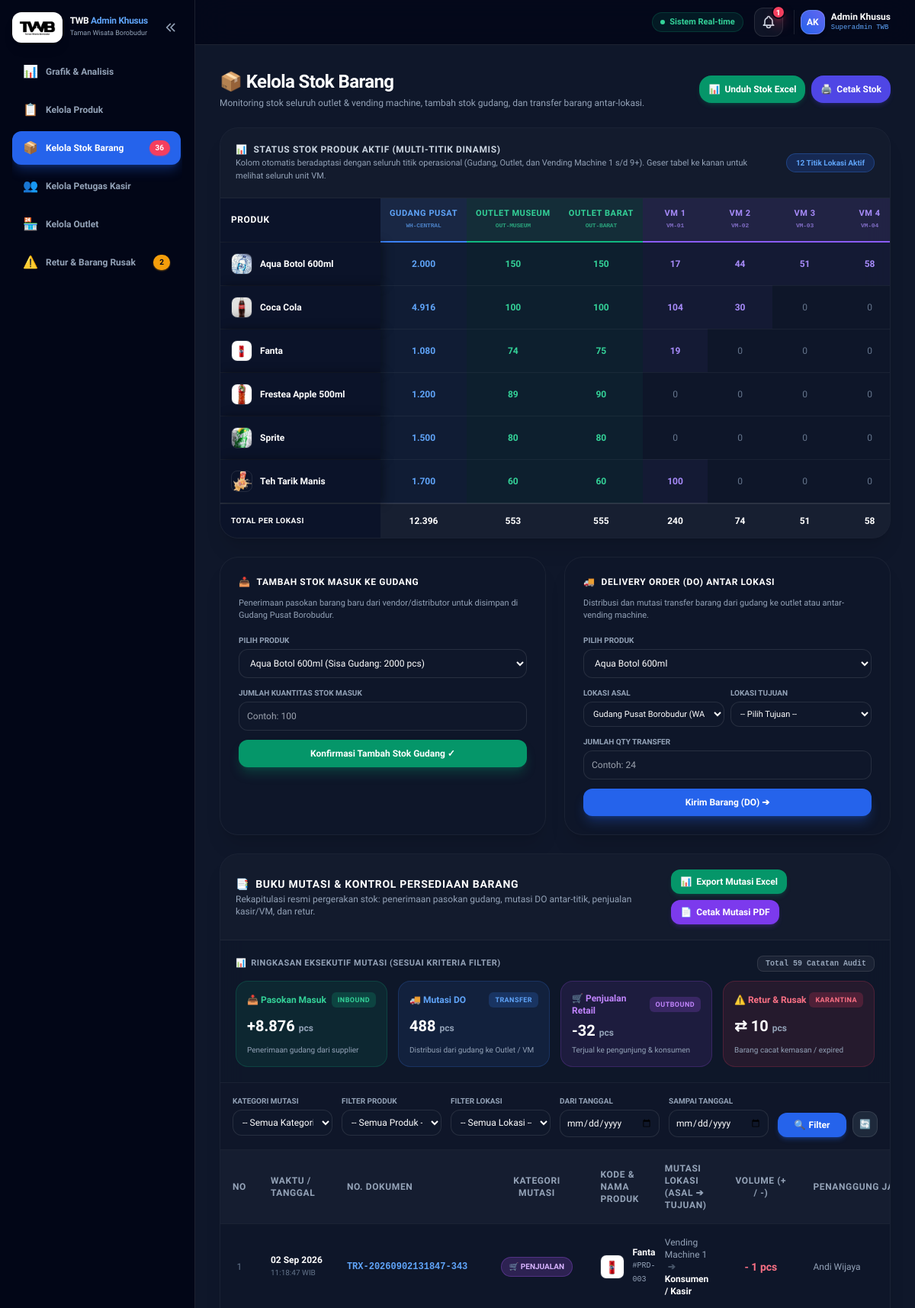
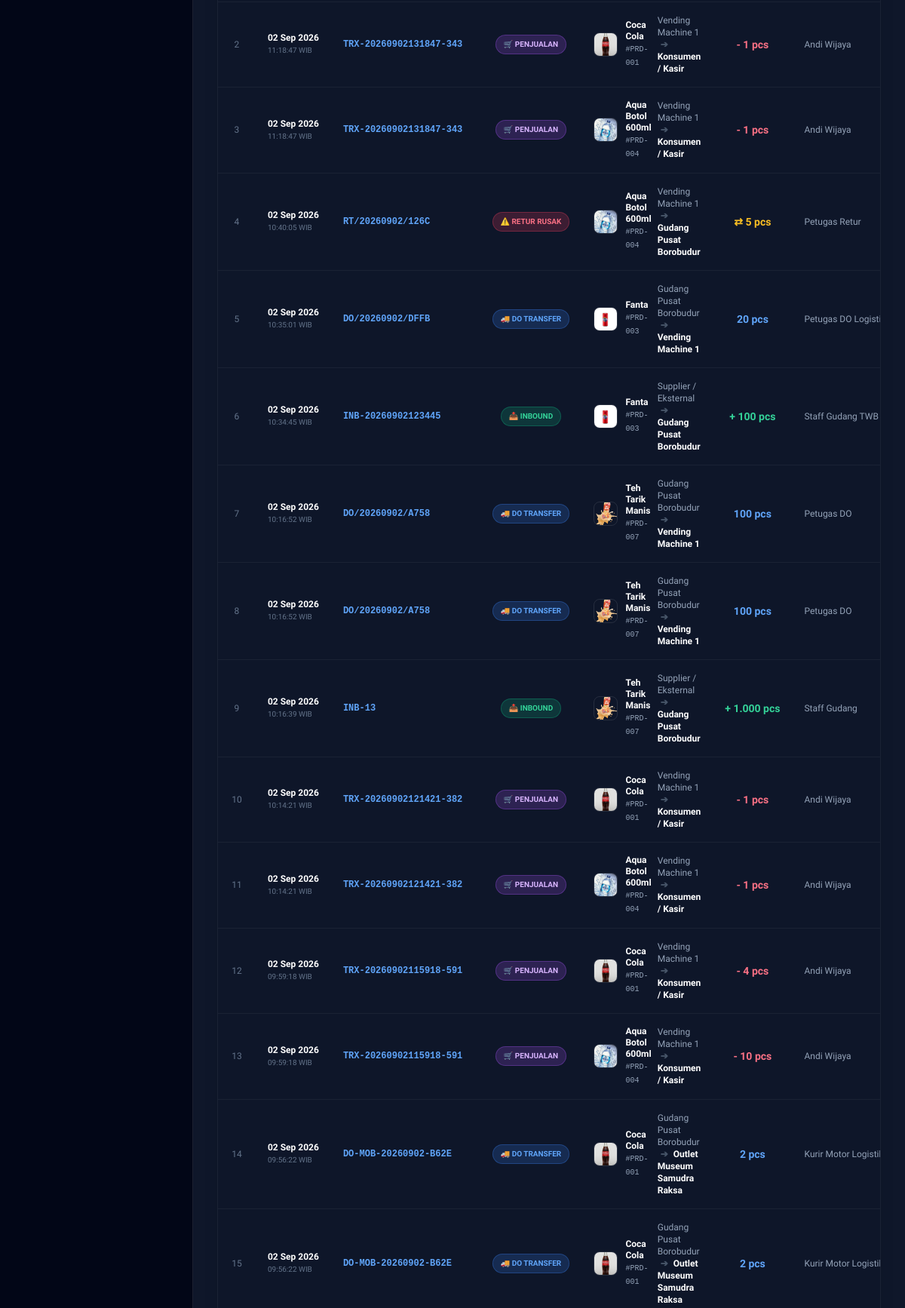
Screenshot of /dashboard.php?page=stok (signed in, upper part) with the database file from the repository (2 pictures, top to bottom).
### tables this page shows
CREATE TABLE `locations` (
  `id` int(11) NOT NULL AUTO_INCREMENT,
  `code` varchar(50) NOT NULL,
  `name` varchar(150) NOT NULL,
  `type` enum('warehouse','pos','vm','outlet') NOT NULL,
  `parent_id` int(11) DEFAULT NULL,
  `address` text DEFAULT NULL,
  `status` enum('active','inactive','maintenance') NOT NULL DEFAULT 'active',
  `notes` text DEFAULT NULL,
  `created_at` timestamp NOT NULL DEFAULT current_timestamp(),
  `updated_at` timestamp NOT NULL DEFAULT current_timestamp() ON UPDATE current_timestamp(),
  PRIMARY KEY (`id`),
  UNIQUE KEY `idx_locations_code` (`code`),
  KEY `idx_locations_parent` (`parent_id`),
  CONSTRAINT `fk_locations_parent` FOREIGN KEY (`parent_id`) REFERENCES `locations` (`id`) ON DELETE SET NULL
);

CREATE TABLE `produk` (
  `id` int(11) NOT NULL AUTO_INCREMENT,
  `nama` varchar(100) NOT NULL,
  `harga` int(11) NOT NULL,
  `stok_pos_a` int(11) DEFAULT 0,
  `stok_pos_b` int(11) DEFAULT 0,
  `custom_type` varchar(50) NOT NULL DEFAULT 'opsi-suhu',
  `is_all_outlets` tinyint(1) NOT NULL DEFAULT 1 COMMENT '1 = Semua Outlet, 0 = Khusus Outlet Tertentu (Day 8)',
  `gambar` varchar(255) DEFAULT NULL,
  `stok_gudang` int(11) DEFAULT 0,
  PRIMARY KEY (`id`),
  UNIQUE KEY `idx_produk_nama` (`nama`)
);

CREATE TABLE `stock_mutations` (
  `id` int(11) NOT NULL AUTO_INCREMENT,
  `product_id` int(11) NOT NULL,
  `source_location_id` int(11) DEFAULT NULL,
  `destination_location_id` int(11) DEFAULT NULL,
  `quantity` int(11) NOT NULL,
  `mutation_type` enum('inbound','outbound','transfer_do','sale','return','adjustment') NOT NULL,
  `reference_type` varchar(50) DEFAULT NULL,
  `reference_id` varchar(50) DEFAULT NULL,
  `notes` varchar(255) DEFAULT NULL,
  `created_by` varchar(100) DEFAULT 'system',
  `created_at` timestamp NOT NULL DEFAULT current_timestamp(),
  PRIMARY KEY (`id`),
  KEY `idx_sm_product` (`product_id`),
  KEY `idx_sm_source` (`source_location_id`),
  KEY `idx_sm_dest` (`destination_location_id`),
  CONSTRAINT `fk_sm_product` FOREIGN KEY (`product_id`) REFERENCES `produk` (`id`)
);

### views/dashboard/stok.php (the view, shortened to what the rows shown need)
<?php
$dynamic_locations = [];
$res_locs = $conn->query("
    SELECT id, code, name, type
    FROM `locations`
    WHERE `status` = 'active'
    ORDER BY (type = 'warehouse') DESC, (type = 'outlet') DESC, (type = 'vm') DESC, id ASC
");
while ($l = $res_locs->fetch_assoc()) {
    $dynamic_locations[] = $l;
}
$all_prods_list = [];
$res_prods_all = $conn->query("SELECT id, nama, gambar, harga FROM `produk` ORDER BY nama ASC");
while ($p = $res_prods_all->fetch_assoc()) {
    $all_prods_list[] = $p;
}
$stock_matrix = [];
$res_matrix = $conn->query("SELECT product_id, location_id, quantity FROM `stok_lokasi`");
while ($row = $res_matrix->fetch_assoc()) {
    $stock_matrix[$row['product_id']][$row['location_id']] = intval($row['quantity']);
}
$where_mutasi = ["1=1"];
$where_mutasi_sql = implode(" AND ", $where_mutasi);
$sql_mutasi = "
    SELECT sm.*,
           p.nama AS nama_produk, p.gambar AS gambar_produk,
           COALESCE(ls.name, 'Supplier / Eksternal') AS nama_asal,
           COALESCE(ls.code, 'EXT') AS kode_asal,
           COALESCE(ld.name, 'Konsumen / Kasir') AS nama_tujuan,
           COALESCE(ld.code, 'CS') AS kode_tujuan
    FROM `stock_mutations` sm
    JOIN `produk` p ON sm.product_id = p.id
    LEFT JOIN `locations` ls ON sm.source_location_id = ls.id
    LEFT JOIN `locations` ld ON sm.destination_location_id = ld.id
    WHERE $where_mutasi_sql
    ORDER BY sm.created_at DESC, sm.id DESC
    LIMIT 100
";
$res_mutasi = $conn->query($sql_mutasi);
?>
<div class="space-y-6">
    <div class="flex flex-col md:flex-row md:items-center justify-between gap-4">
        <div>
            <h2 class="text-2xl font-black text-white tracking-tight">📦 Kelola Stok Barang</h2>
        </div>
    </div>
    <div class="glass-card-dark rounded-3xl border border-white/5 overflow-hidden shadow-xl flex flex-col">
        <div class="overflow-x-auto custom-scroll flex-1">
            <table class="w-full text-left text-xs border-collapse">
                <thead>
                    <tr class="bg-white/[0.03] text-slate-400 font-bold uppercase tracking-wider border-b border-white/5">
                        <th class="p-3.5 sticky-col-header min-w-[210px]">
                            <span class="text-white text-xs">Produk</span>
                        </th>
                        <?php foreach($dynamic_locations as $loc): ?>
                            <?php
                                $loc_type = $loc['type'];
                                $th_style = match($loc_type) {
                                    'warehouse' => 'text-blue-400 bg-blue-500/10 border-b-2 border-blue-500',
                                    'outlet'    => 'text-emerald-400 bg-emerald-500/10 border-b-2 border-emerald-500',
                                    'vm'        => 'text-violet-400 bg-violet-500/10 border-b-2 border-violet-500',
                                    default     => 'text-slate-300 bg-slate-500/10'
                                };
                                $short_name = $loc['name'];
                                if (preg_match('/Vending Machine (\d+)/i', $loc['name'], $m_name)) {
                                    $short_name = 'VM ' . $m_name[1];
                                } elseif ($loc['type'] === 'warehouse') {
                                    $short_name = 'Gudang Pusat';
                                } elseif (stripos($loc['name'], 'Museum') !== false) {
                                    $short_name = 'Outlet Museum';
                                } elseif (stripos($loc['name'], 'Barat') !== false) {
                                    $short_name = 'Outlet Barat';
                                }
                            ?>
                            <th class="p-3 text-center whitespace-nowrap min-w-[85px] <?= $th_style ?>" title="<?= htmlspecialchars($loc['name']) ?> (<?= htmlspecialchars($loc['code']) ?>)">
                                <span class="block text-[11px] font-extrabold"><?= htmlspecialchars($short_name) ?></span>
                                <span class="block text-[8px] opacity-70 tracking-tight font-mono"><?= htmlspecialchars($loc['code']) ?></span>
                            </th>
                        <?php endforeach; ?>
                    </tr>
                </thead>
                <tbody class="divide-y divide-white/5 font-medium text-slate-300">
                    <?php
                    $col_totals = array_fill_keys(array_column($dynamic_locations, 'id'), 0);
                    foreach($all_prods_list as $p):
                        $img_src = !empty($p['gambar']) && file_exists('uploads/' . $p['gambar']) ? 'uploads/' . $p['gambar'] : 'https://placehold.co/100x100?text=No+Image';
                    ?>
                    <tr class="hover:bg-white/[0.02] transition border-b border-white/5">
                        <td class="p-3.5 sticky-col-cell flex items-center gap-2.5">
                            <img src="<?= $img_src ?>" class="w-7 h-7 object-cover rounded-lg border border-white/10 shrink-0">
                            <span class="font-bold text-white text-xs whitespace-nowrap"><?= htmlspecialchars($p['nama']) ?></span>
                        </td>
                        <?php foreach($dynamic_locations as $loc):
                            $qty = $stock_matrix[$p['id']][$loc['id']] ?? 0;
                            $col_totals[$loc['id']] += $qty;
                            $color_class = 'text-slate-500';
                            if ($qty > 0) {
                                $color_class = match($loc['type']) {
                                    'warehouse' => 'text-blue-400 font-extrabold bg-blue-500/5',
                                    'outlet'    => 'text-emerald-400 font-extrabold bg-emerald-500/5',
                                    'vm'        => 'text-violet-400 font-extrabold bg-violet-500/5',
                                    default     => 'text-white font-bold'
                                };
                            }
                        ?>
                        <td class="p-3 text-center text-xs <?= $color_class ?>">
                            <?= number_format($qty, 0, ',', '.') ?>
                        </td>
                        <?php endforeach; ?>
                    </tr>
                    <?php endforeach; ?>
                </tbody>
                <tfoot>
                    <tr class="bg-white/[0.04] border-t-2 border-white/10 font-bold text-xs">
                        <td class="p-3.5 sticky-col-cell text-white uppercase text-[10px] tracking-wider">
                            TOTAL PER LOKASI
                        </td>
                        <?php foreach($dynamic_locations as $loc): ?>
                            <td class="p-3 text-center text-xs font-black text-white">
                                <?= number_format($col_totals[$loc['id']] ?? 0, 0, ',', '.') ?>
                            </td>
                        <?php endforeach; ?>
                    </tr>
                </tfoot>
            </table>
        </div>
    </div>
    <div class="glass-card-dark rounded-3xl border border-white/5 overflow-hidden shadow-xl">
        <div class="overflow-x-auto">
            <table class="w-full text-left text-xs">
                <thead>
                    <tr class="bg-white/[0.03] text-slate-400 font-bold uppercase tracking-wider border-b border-white/5">
                        <th class="p-4 w-12 text-center">No</th>
                        <th class="p-4">Waktu / Tanggal</th>
                        <th class="p-4">No. Dokumen</th>
                        <th class="p-4 text-center">Kategori Mutasi</th>
                        <th class="p-4">Kode & Nama Produk</th>
                        <th class="p-4">Mutasi Lokasi (Asal ➔ Tujuan)</th>
                        <th class="p-4 text-center">Volume (+ / -)</th>
                        <th class="p-4">Penanggung Jawab</th>
                    </tr>
                </thead>
                <tbody class="divide-y divide-white/5 font-medium text-slate-300">
                    <?php
                    if ($res_mutasi && $res_mutasi->num_rows > 0):
                        $no_m = 1;
                        while($m = $res_mutasi->fetch_assoc()):
                            $m_type = $m['mutation_type'] ?? '';
                            $badge_class = match($m_type) {
                                'inbound'     => 'bg-emerald-500/20 text-emerald-400 border border-emerald-500/30',
                                'transfer_do' => 'bg-blue-500/20 text-blue-400 border border-blue-500/30',
                                'sale'        => 'bg-purple-500/20 text-purple-300 border border-purple-500/30',
                                'return'      => 'bg-rose-500/20 text-rose-400 border border-rose-500/30',
                                'adjustment'  => 'bg-amber-500/20 text-amber-400 border border-amber-500/30',
                                default       => 'bg-slate-700/50 text-slate-300 border border-slate-600'
                            };
                            $badge_text = match($m_type) {
                                'inbound'     => '📥 INBOUND',
                                'transfer_do' => '🚚 DO TRANSFER',
                                'sale'        => '🛒 PENJUALAN',
                                'return'      => '⚠️ RETUR RUSAK',
                                'adjustment'  => '⚖️ ADJUSTMENT',
                                default       => strtoupper($m_type)
                            };
                            $qty_sign = match($m_type) {
                                'inbound' => '+',
                                'sale'    => '-',
                                'return'  => '⇄',
                                default   => ''
                            };
                            $qty_class = match($m_type) {
                                'inbound' => 'text-emerald-400 font-extrabold',
                                'sale'    => 'text-rose-400 font-extrabold',
                                'return'  => 'text-amber-400 font-extrabold',
                                default   => 'text-blue-400 font-extrabold'
                            };
                            $img_m = !empty($m['gambar_produk']) && file_exists('uploads/' . $m['gambar_produk']) ? 'uploads/' . $m['gambar_produk'] : 'https://placehold.co/80x80?text=Produk';
                    ?>
                    <tr class="hover:bg-white/[0.02] transition">
                        <td class="p-4 text-center text-slate-500"><?= $no_m++ ?></td>
                        <td class="p-4 text-slate-400 whitespace-nowrap">
                            <span class="font-bold text-white"><?= date('d M Y', strtotime($m['created_at'])) ?></span><br>
                            <span class="text-[10px] text-slate-500"><?= date('H:i:s', strtotime($m['created_at'])) ?> WIB</span>
                        </td>
                        <td class="p-4 font-mono font-bold text-blue-400 whitespace-nowrap">
                            <?= htmlspecialchars($m['reference_id'] ?? '-') ?>
                        </td>
                        <td class="p-4 text-center whitespace-nowrap">
                            <span class="<?= $badge_class ?> px-2.5 py-1 rounded-full text-[10px] font-bold uppercase inline-block">
                                <?= $badge_text ?>
                            </span>
                        </td>
                        <td class="p-4">
                            <div class="flex items-center gap-2.5">
                                <img src="<?= $img_m ?>" class="w-8 h-8 object-cover rounded-lg border border-white/10 shrink-0">
                                <div>
                                    <span class="font-bold text-white block leading-tight"><?= htmlspecialchars($m['nama_produk']) ?></span>
                                    <span class="text-[10px] font-mono text-slate-400">#PRD-<?= str_pad($m['product_id'], 3, '0', STR_PAD_LEFT) ?></span>
                                </div>
                            </div>
                        </td>
                        <td class="p-4 text-slate-300">
                            <span class="text-slate-400"><?= htmlspecialchars($m['nama_asal']) ?></span>
                            <span class="text-slate-600 font-bold mx-1">➔</span>
                            <span class="text-white font-bold"><?= htmlspecialchars($m['nama_tujuan']) ?></span>
                        </td>
                        <td class="p-4 text-center whitespace-nowrap">
                            <span class="<?= $qty_class ?> text-sm">
                                <?= $qty_sign ?> <?= number_format($m['quantity'], 0, ',', '.') ?> pcs
                            </span>
                        </td>
                        <td class="p-4 text-slate-400 whitespace-nowrap">
                            <?= htmlspecialchars($m['created_by'] ?? 'System') ?>
                        </td>
                    </tr>
                    <?php endwhile; endif; ?>
                </tbody>
            </table>
        </div>
    </div>
</div>

### rows the page displays
locations: short_name "GUDANG PUSAT", code "WH-CENTRAL", id "12.396"
locations: short_name "OUTLET MUSEUM", code "OUT-MUSEUM", id "553"
locations: short_name "OUTLET BARAT", code "OUT-BARAT", id "555"
locations: short_name "VM 1", code "VM-01", id "240"
locations: short_name "VM 2", code "VM-02", id "74"
locations: short_name "VM 3", code "VM-03", id "51"
locations: short_name "VM 4", code "VM-04", id "58"
produk: gambar (picture), nama "Aqua Botol 600ml", id "2.000", id "150", id "17", id "44", id "51", id "58"
produk: gambar (picture), nama "Coca Cola", id "4.916", id "100", id "104", id "30", id "0"
produk: gambar (picture), nama "Fanta", id "1.080", id "74", id "75", id "19", id "0"
produk: gambar (picture), nama "Frestea Apple 500ml", id "1.200", id "89", id "90", id "0"
produk: gambar (picture), nama "Sprite", id "1.500", id "80", id "0"
produk: gambar (picture), nama "Teh Tarik Manis", id "1.700", id "60", id "100", id "0"
stock_mutations: created_at "02 Sep 2026", created_at "11:18:47", reference "TRX-20260902131847-343", mutation_type "🛒 PENJUALAN", product.gambar (picture), product.nama "Fanta", product "003", nama_asal "Vending Machine 1", nama_tujuan "Konsumen / Kasir", mutation_type "-", quantity "1", created_by "Andi Wijaya"
stock_mutations: created_at "02 Sep 2026", created_at "11:18:47", reference "TRX-20260902131847-343", mutation_type "🛒 PENJUALAN", product.gambar (picture), product.nama "Coca Cola", product "001", nama_asal "Vending Machine 1", nama_tujuan "Konsumen / Kasir", mutation_type "-", quantity "1", created_by "Andi Wijaya"
stock_mutations: created_at "02 Sep 2026", created_at "11:18:47", reference "TRX-20260902131847-343", mutation_type "🛒 PENJUALAN", product.gambar (picture), product.nama "Aqua Botol 600ml", product "004", nama_asal "Vending Machine 1", nama_tujuan "Konsumen / Kasir", mutation_type "-", quantity "1", created_by "Andi Wijaya"
stock_mutations: created_at "02 Sep 2026", created_at "10:40:05", reference "RT/20260902/126C", mutation_type "⚠️ RETUR RUSAK", product.gambar (picture), product.nama "Aqua Botol 600ml", product "004", nama_asal "Vending Machine 1", nama_tujuan "Gudang Pusat Borobudur", mutation_type "⇄", quantity "5", created_by "Petugas Retur"
stock_mutations: created_at "02 Sep 2026", created_at "10:35:01", reference "DO/20260902/DFFB", mutation_type "🚚 DO TRANSFER", product.gambar (picture), product.nama "Fanta", product "003", nama_asal "Gudang Pusat Borobudur", nama_tujuan "Vending Machine 1", quantity "20", created_by "Petugas DO…"
stock_mutations: created_at "02 Sep 2026", created_at "10:34:45", reference "INB-20260902123445", mutation_type "📥 INBOUND", product.gambar (picture), product.nama "Fanta", product "003", nama_asal "Supplier / Eksternal", nama_tujuan "Gudang Pusat Borobudur", mutation_type "+", quantity "100", created_by "Staff Gudang TWB"
stock_mutations: created_at "02 Sep 2026", created_at "10:16:52", reference "DO/20260902/A758", mutation_type "🚚 DO TRANSFER", product.gambar (picture), product.nama "Teh Tarik Manis", product "007", nama_asal "Gudang Pusat Borobudur", nama_tujuan "Vending Machine 1", quantity "100", created_by "Petugas DO"
stock_mutations: created_at "02 Sep 2026", created_at "10:16:52", reference "DO/20260902/A758", mutation_type "🚚 DO TRANSFER", product.gambar (picture), product.nama "Teh Tarik Manis", product "007", nama_asal "Gudang Pusat Borobudur", nama_tujuan "Vending Machine 1", quantity "100", created_by "Petugas DO"
stock_mutations: created_at "02 Sep 2026", created_at "10:16:39", reference "INB-13", mutation_type "📥 INBOUND", product.gambar (picture), product.nama "Teh Tarik Manis", product "007", nama_asal "Supplier / Eksternal", nama_tujuan "Gudang Pusat Borobudur", mutation_type "+", quantity "1.000", created_by "Staff Gudang"
stock_mutations: created_at "02 Sep 2026", created_at "10:14:21", reference "TRX-20260902121421-382", mutation_type "🛒 PENJUALAN", product.gambar (picture), product.nama "Coca Cola", product "001", nama_asal "Vending Machine 1", nama_tujuan "Konsumen / Kasir", mutation_type "-", quantity "1", created_by "Andi Wijaya"
stock_mutations: created_at "02 Sep 2026", created_at "10:14:21", reference "TRX-20260902121421-382", mutation_type "🛒 PENJUALAN", product.gambar (picture), product.nama "Aqua Botol 600ml", product "004", nama_asal "Vending Machine 1", nama_tujuan "Konsumen / Kasir", mutation_type "-", quantity "1", created_by "Andi Wijaya"
stock_mutations: created_at "02 Sep 2026", created_at "09:59:18", reference "TRX-20260902115918-591", mutation_type "🛒 PENJUALAN", product.gambar (picture), product.nama "Coca Cola", product "001", nama_asal "Vending Machine 1", nama_tujuan "Konsumen / Kasir", mutation_type "-", quantity "4", created_by "Andi Wijaya"
stock_mutations: created_at "02 Sep 2026", created_at "09:59:18", reference "TRX-20260902115918-591", mutation_type "🛒 PENJUALAN", product.gambar (picture), product.nama "Aqua Botol 600ml", product "004", nama_asal "Vending Machine 1", nama_tujuan "Konsumen / Kasir", mutation_type "-", quantity "10", created_by "Andi Wijaya"
stock_mutations: created_at "02 Sep 2026", created_at "09:56:22", reference "DO-MOB-20260902-B62E", mutation_type "🚚 DO TRANSFER", product.gambar (picture), product.nama "Coca Cola", product "001", nama_asal "Gudang Pusat Borobudur", nama_tujuan "Outlet Museum Samudra Raksa", quantity "2", created_by "Kurir Motor…"
stock_mutations: created_at "02 Sep 2026", created_at "09:56:22", reference "DO-MOB-20260902-B62E", mutation_type "🚚 DO TRANSFER", product.gambar (picture), product.nama "Coca Cola", product "001", nama_asal "Gudang Pusat Borobudur", nama_tujuan "Outlet Museum Samudra Raksa", quantity "2", created_by "Kurir Motor…"

### other values shown
$countKritisStok "36"
$countReturPending "2"
$unreadCount "1"
count($dynamic_locations) "12"
$kpi_count "59"
$kpi_inbound "8.876"
$kpi_transfer "488"
$kpi_sale "32"
$kpi_return "10"
form field id_produk "Aqua Botol 600ml (Sisa Gudang: 2000 pcs)"
form field id_produk "Aqua Botol 600ml"
form field source_location_id "Gudang Pusat Borobudur (WAREHOUSE)"
